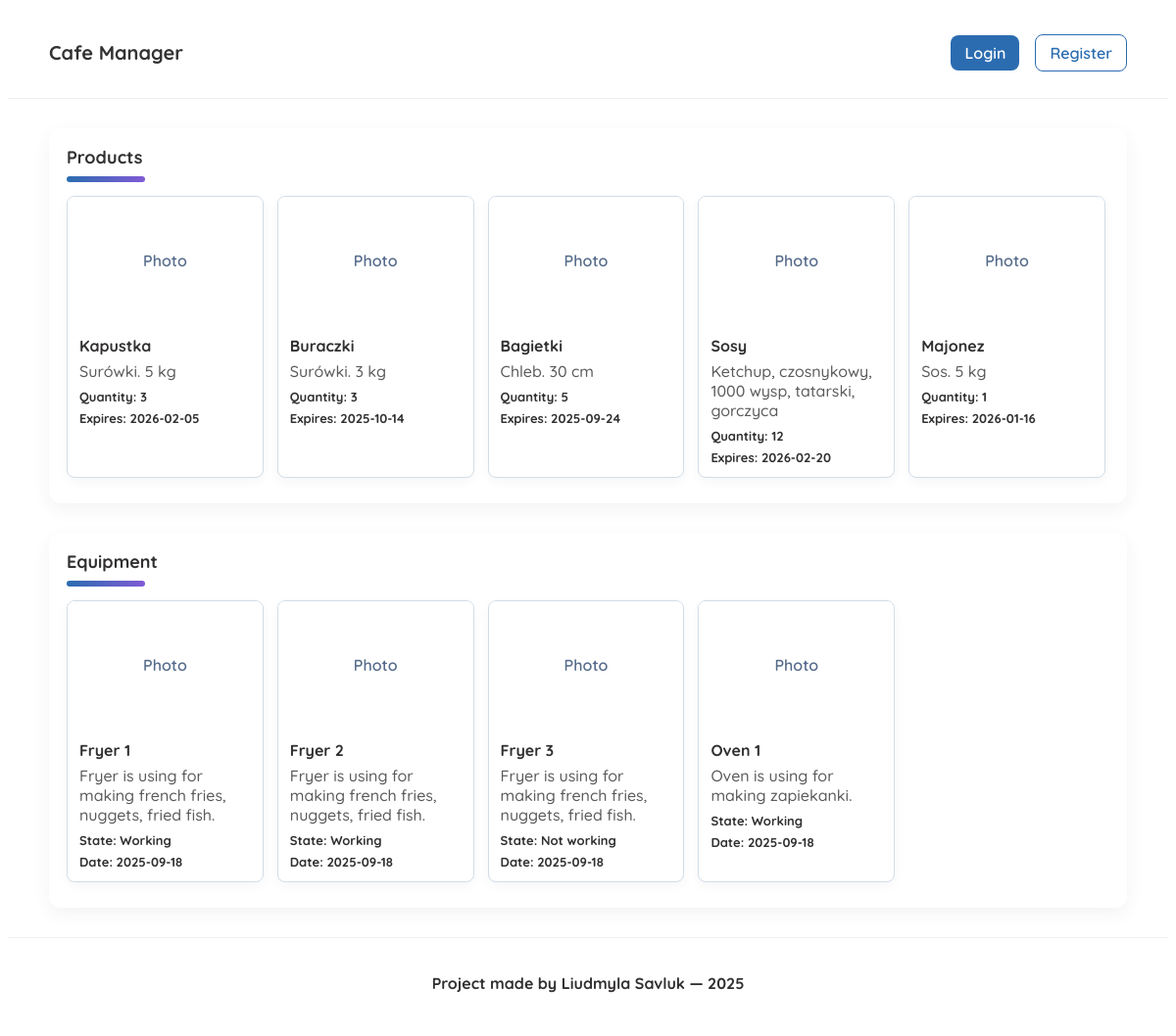
The app's page /cafe/, older data.
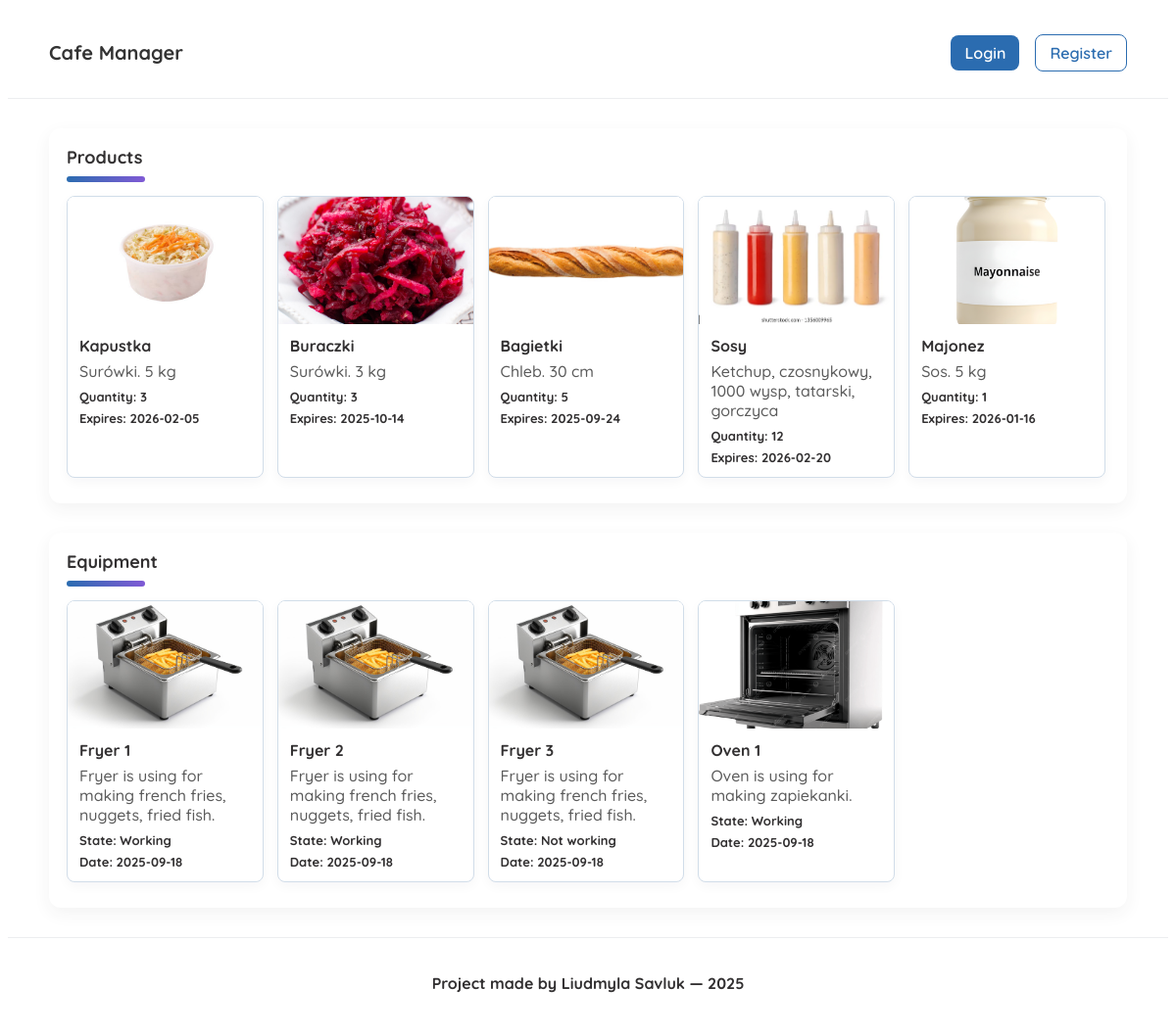
The same page, newer data.
### Cafe/models.py (models this page shows, shortened)
class Product(models.Model):
    name = models.CharField(max_length=255)
    description = models.TextField()
    quantity = models.PositiveIntegerField()
    expiration_date = models.DateTimeField()
    owner = models.ForeignKey(settings.AUTH_USER_MODEL, on_delete=models.SET_NULL, null=True, blank=True, related_name='products')
    last_modified_by = models.ForeignKey(settings.AUTH_USER_MODEL, on_delete=models.SET_NULL, null=True, blank=True, related_name='products_modified')
    last_modified_date = models.DateTimeField(auto_now=True)
    image = models.ImageField(upload_to='products/', null=True, blank=True)

class Equipment(models.Model):
    name = models.CharField(max_length=255)
    description = models.TextField()
    state = models.ForeignKey(State, on_delete=models.CASCADE)
    date = models.DateTimeField()
    owner = models.ForeignKey(settings.AUTH_USER_MODEL, on_delete=models.SET_NULL, null=True, blank=True, related_name='equipment')
    responsible_user = models.ForeignKey(settings.AUTH_USER_MODEL, on_delete=models.SET_NULL, null=True, blank=True, related_name='responsible_for')
    last_modified_by = models.ForeignKey(settings.AUTH_USER_MODEL, on_delete=models.SET_NULL, null=True, blank=True, related_name='equipment_modified')
    last_modified_date = models.DateTimeField(auto_now=True)
    image = models.ImageField(upload_to='equipment/', null=True, blank=True)

class State(models.Model):
    name = models.CharField(max_length=255)
    description = models.TextField()

### Cafe/views.py (the view)
# urls.py: path('', views.home, name='home'),
def home(request):
    products = Product.objects.all()
    equipments = Equipment.objects.all()
    data = {
        'products': products,
        'equipments': equipments
    }
    return render(request, "home.html", data)

### Cafe/templates/home.html (shortened to what this page needs)
<!DOCTYPE html>
<html lang="en">
<head>
    {% load static %}
    <link rel="stylesheet" href="{% static 'css/style.css' %}?v=4">
</head>
<body>
    <header class="site-header">
        <div class="container header-inner">
            <h1 class="logo">Cafe Manager</h1>
            <nav class="header-actions">
                {% if request.user.is_authenticated %}
                    <span class="greeting">Hello, {{ request.user.username }}!</span>
                    <a class="btn btn-outline" href="/cafe/logout/">Logout</a>
                {% else %}
                    <a class="btn" href="/cafe/login/">Login</a>
                    <a class="btn btn-outline" href="/cafe/register/">Register</a>
                {% endif %}
            </nav>
        </div>
    </header>
    <main class="container main-grid">
        <section class="panel products">
            <h2 class="panel-title">Products</h2>
            <div class="separator"></div>
            <div class="cards">
                {% for product in products %}
                <article class="card">
                    <div class="card-media">
                        {% if product.image %}
                            <img src="{{ product.image.url }}" alt="{{ product.name }}" style="width:100%; height:100%; object-fit:cover;" />
                        {% else %}
                            Photo
                        {% endif %}
                    </div>
                    <div class="card-body">
                        <h3 class="card-title">{{ product.name }}</h3>
                        <p class="card-desc">{{ product.description }}</p>
                        <div class="card-meta">
                            <span>Quantity: {{ product.quantity }}</span>
                            <span>Expires: {{ product.expiration_date|date:"Y-m-d" }}</span>
                        </div>
                    </div>
                </article>
                {% empty %}
                <p>No Products Available</p>
                {% endfor %}
            </div>
        </section>
        <section class="panel equipments">
            <h2 class="panel-title">Equipment</h2>
            <div class="separator"></div>
            <div class="cards">
                {% for equip in equipments %}
                <article class="card">
                    <div class="card-media">
                        {% if equip.image %}
                            <img src="{{ equip.image.url }}" alt="{{ equip.name }}" style="width:100%; height:100%; object-fit:cover;" />
                        {% else %}
                            Photo
                        {% endif %}
                    </div>
                    <div class="card-body">
                        <h3 class="card-title">{{ equip.name }}</h3>
                        <p class="card-desc">{{ equip.description }}</p>
                        <div class="card-meta">
                            <span>State: {{ equip.state.name }}</span>
                            <span>Date: {{ equip.date|date:"Y-m-d" }}</span>
                        </div>
                    </div>
                </article>
                {% empty %}
                <p>No Equipment Available</p>
                {% endfor %}
            </div>
        </section>
    </main>
    <footer class="site-footer">
        <div class="container footer-inner">
            <p>Project made by Liudmyla Savluk — 2025</p>
        </div>
    </footer>
</body>
</html>

### Cafe/static/css/style.css (style rules this page uses)
* { color: #323031; font-family: "Quicksand", sans-serif; font-weight: 700; }
.container { max-width: 1100px; margin: 0 auto; padding: 20px; }
.site-header { background: #ffffff; border-bottom: 1px solid #ecedef; }
.header-inner { display: flex; align-items: center; justify-content: space-between; }
.header-actions { display:flex; align-items:center; gap:8px; }
.logo { font-size: 20px; font-weight: 700; color: #333; }
.header-actions .btn { display: inline-block; padding: 8px 14px; margin-left: 8px; border-radius: 8px; background: #2b6cb0; color: #fff; text-decoration: none; font-weight: 600; }
.header-actions .btn-outline { background: transparent; color: #2b6cb0; border: 1px solid #2b6cb0; }
.main-grid { display: grid; grid-template-columns: 1fr; gap: 30px; padding: 30px 20px; }
.panel { background: #fff; padding: 18px; border-radius: 12px; box-shadow: 0 6px 18px rgba(50,48,49,0.06); }
.panel-title { margin: 0 0 8px 0; font-size: 18px; }
.separator { height: 6px; width: 80px; background: linear-gradient(90deg,#2b6cb0,#805ad5); border-radius: 4px; margin-bottom: 14px; }
.cards { display: flex; flex-direction: row; flex-wrap: wrap; gap: 14px; padding-bottom: 8px; }
.card { display: flex; flex-direction: column; flex: 0 1 calc(20% - 14px); max-width: calc(20% - 14px); background: #ffffff; border-radius: 8px; overflow: hidden; border: 1px solid #d1dde9; box-shadow: 0 4px 12px rgba(30,34,40,0.04); }
.card-media { background: #ffffff; height: 130px; display: flex; align-items: center; justify-content: center; color: #556b8a; font-weight: 600; }
.card-body { padding: 12px; }
.card-title { margin: 0 0 6px 0; font-size: 16px; }
.card-desc { margin: 0 0 8px 0; color: #5b5b5b; font-weight: 500; }
.card-meta { display: flex; flex-direction: column; gap: 6px; font-size: 13px; color: #6b6b6b; }
.site-footer { margin-top: 0; margin-bottom: 0; padding: 0; background: #ffffff; border-top: 1px solid #ecedef; font-family: "Quicksand", sans-serif; font-weight: 300; }
.footer-inner { text-align: center; color: #666; }

Row changes from the older to the newer data that the page shows:
changed Product "Kapustka": image: picture added; no longer shows "Photo"
changed Product "Buraczki": image: picture added; no longer shows "Photo"
changed Product "Bagietki": image: picture added; no longer shows "Photo"
changed Product "Sosy": image: picture added; no longer shows "Photo"
changed Product "Majonez": image: picture added; no longer shows "Photo"
changed Equipment "Fryer 1": image: picture added; no longer shows "Photo"
changed Equipment "Fryer 2": image: picture added; no longer shows "Photo"
changed Equipment "Fryer 3": image: picture added; no longer shows "Photo"
changed Equipment "Oven 1": image: picture added; no longer shows "Photo"
